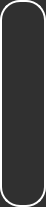
   <widget class="QFrame" name="Activity_Frame">
    <property name="geometry">
     <rect>
      <x>913</x>
      <y>42</y>
      <width>46</width>
      <height>207</height>
     </rect>
    </property>
    <property name="styleSheet">
     <string notr="true">QWidget{
	background-color: rgb(48, 48, 48);
	color: rgb(255, 255, 255);
	border: 2px solid #ffffff;
	border-style: outset;
    	border-radius: 20px;
}</string>
    </property>
    <property name="frameShape">
     <enum>QFrame::StyledPanel</enum>
    </property>
    <property name="frameShadow">
     <enum>QFrame::Raised</enum>
    </property>
    <widget class="QPushButton" name="Exit_Cage_View">
     <property name="enabled">
      <bool>true</bool>
     </property>
     <property name="geometry">
      <rect>
       <x>7</x>
       <y>20</y>
       <width>33</width>
       <height>33</height>
      </rect>
     </property>
     <property name="minimumSize">
      <size>
       <width>33</width>
       <height>33</height>
      </size>
     </property>
     <property name="maximumSize">
      <size>
       <width>33</width>
       <height>33</height>
      </size>
     </property>
     <property name="font">
      <font>
       <family>Orbitron</family>
       <pointsize>9</pointsize>
       <weight>9</weight>
       <italic>false</italic>
       <bold>false</bold>
      </font>
     </property>
     <property name="cursor">
      <cursorShape>ArrowCursor</cursorShape>
     </property>
     <property name="styleSheet">
      <string notr="true">QPushButton {
	border: none;
	background-color:rgba(0, 0, 0, 0);
	image: url(:/Icons/Exit_Red.png);
}
QPushButton:hover {
	border: none;
	background-color:rgba(0, 0, 0, 0);
	image: url(:/Icons/Exit_Mix.png);
}

QPushButton:pressed {
	border: none;
	background-color:rgba(0, 0, 0, 0);
	image: url(:/Icons/Exit_White.png);
}</string>
     </property>
     <property name="text">
      <string/>
     </property>
     <property name="iconSize">
      <size>
       <width>20</width>
       <height>20</height>
      </size>
     </property>
     <property name="shortcut">
      <string>Esc</string>
     </property>
     <property name="checkable">
      <bool>false</bool>
     </property>
     <property name="autoRepeat">
      <bool>false</bool>
     </property>
     <property name="autoExclusive">
      <bool>false</bool>
     </property>
     <property name="autoRepeatDelay">
      <number>50</number>
     </property>
     <property name="autoRepeatInterval">
      <number>10</number>
     </property>
    </widget>
    <widget class="QPushButton" name="Edit_Cage">
     <property name="enabled">
      <bool>true</bool>
     </property>
     <property name="geometry">
      <rect>
       <x>7</x>
       <y>83</y>
       <width>33</width>
       <height>33</height>
      </rect>
     </property>
     <property name="minimumSize">
      <size>
       <width>33</width>
       <height>33</height>
      </size>
     </property>
     <property name="maximumSize">
      <size>
       <width>33</width>
       <height>33</height>
      </size>
     </property>
     <property name="font">
      <font>
       <family>Orbitron</family>
       <pointsize>9</pointsize>
       <weight>9</weight>
       <italic>false</italic>
       <bold>false</bold>
      </font>
     </property>
     <property name="cursor">
      <cursorShape>ArrowCursor</cursorShape>
     </property>
     <property name="styleSheet">
      <string notr="true">QPushButton {
	border: none;
	background-color:rgba(0, 0, 0, 0);
	image: url(:/Icons/Edit_Blue.png);
}
QPushButton:hover {
	border: none;
	background-color:rgba(0, 0, 0, 0);
	image: url(:/Icons/Edit_Mix.png);
}

QPushButton:pressed {
	border: none;
	background-color:rgba(0, 0, 0, 0);
	image: url(:/Icons/Edit_White.png);
}</string>
     </property>
     <property name="text">
      <string/>
     </property>
     <property name="iconSize">
      <size>
       <width>20</width>
       <height>20</height>
      </size>
     </property>
     <property name="checkable">
      <bool>false</bool>
     </property>
     <property name="autoRepeat">
      <bool>false</bool>
     </property>
     <property name="autoExclusive">
      <bool>false</bool>
     </property>
     <property name="autoRepeatDelay">
      <number>50</number>
     </property>
     <property name="autoRepeatInterval">
      <number>10</number>
     </property>
    </widget>
    <widget class="QPushButton" name="Delete_Cage">
     <property name="enabled">
      <bool>true</bool>
     </property>
     <property name="geometry">
      <rect>
       <x>7</x>
       <y>146</y>
       <width>33</width>
       <height>33</height>
      </rect>
     </property>
     <property name="minimumSize">
      <size>
       <width>33</width>
       <height>33</height>
      </size>
     </property>
     <property name="maximumSize">
      <size>
       <width>33</width>
       <height>33</height>
      </size>
     </property>
     <property name="font">
      <font>
       <family>Orbitron</family>
       <pointsize>9</pointsize>
       <weight>9</weight>
       <italic>false</italic>
       <bold>false</bold>
      </font>
     </property>
     <property name="cursor">
      <cursorShape>ArrowCursor</cursorShape>
     </property>
     <property name="styleSheet">
      <string notr="true">QPushButton {
	border: none;
	background-color:rgba(0, 0, 0, 0);
	image: url(:/Icons/Delete_Pink.png);
}
QPushButton:hover {
	border: none;
	background-color:rgba(0, 0, 0, 0);
	image: url(:/Icons/Delete_Mix.png);
}

QPushButton:pressed {
	border: none;
	background-color:rgba(0, 0, 0, 0);
	image: url(:/Icons/Delete_White.png);
}</string>
     </property>
     <property name="text">
      <string/>
     </property>
     <property name="iconSize">
      <size>
       <width>20</width>
       <height>20</height>
      </size>
     </property>
     <property name="shortcut">
      <string>Del</string>
     </property>
     <property name="checkable">
      <bool>false</bool>
     </property>
     <property name="autoRepeat">
      <bool>false</bool>
     </property>
     <property name="autoExclusive">
      <bool>false</bool>
     </property>
     <property name="autoRepeatDelay">
      <number>50</number>
     </property>
     <property name="autoRepeatInterval">
      <number>10</number>
     </property>
    </widget>
   </widget>
